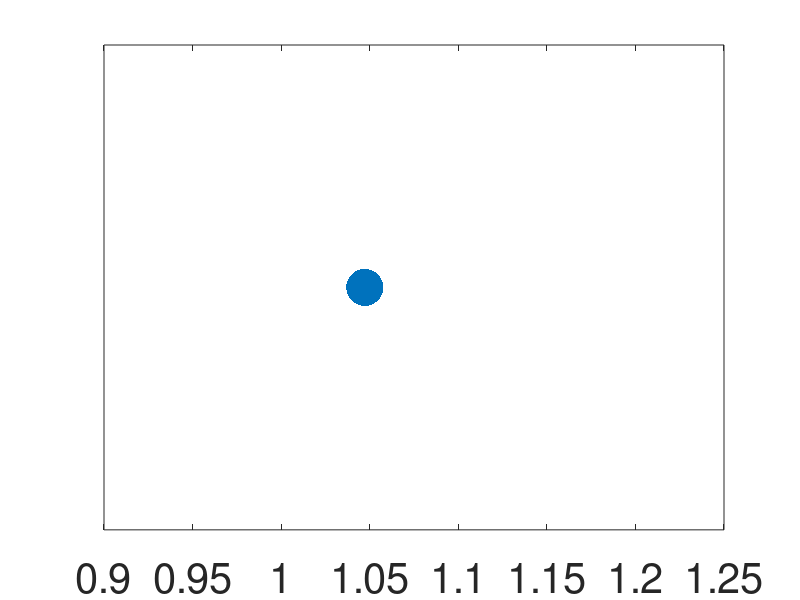

MATLAB code for this plot: (Note: this script raises an error after producing the figure.)
%N = 10^7;
N = 10;
t = [1:N];

v = zeros(1,N);
theta = v;

% theta1 = [0:2*pi/100:2*pi];
% x1 = 1.25*cos(theta1);
% y1 = 1.25*sin(theta1);
% x2 = 0.75*cos(theta1);
% y2 = 0.75*sin(theta1);

set(0,'DefaultAxesFontSize',30)

%gamma = .00001;
del = 31/2;
K = -(pi*exp(del^2/8.4))/(sin(pi*del));
mu = 1/K/2;

%v(1) = 5/(3*del);
v(1) = 0.1;
theta(1) = pi/3;

% writerObj = VideoWriter('ConstantSpeed.avi');
% writerObj.FrameRate = 10;
% open(writerObj);

for n = 1:N-1

    v(n+1) = mu*(v(n) + K*sin(del*v(n))*exp(-v(n)^2*del^2/(8.4*pi^2)));
    theta(n+1) = theta(n) + v(n+1);
    
%     x = cos(theta(1:n));
%     y = sin(theta(1:n));
    
    %h = plot(x,y,'o',x1,y1,'k',x2,y2,'k',x(n),y(n),'r.');
    h = plot(theta(n),0,'.');
    set(h(1),'MarkerSize',80);
    %set(h(4),'MarkerSize',20);
    %axis([-1.5 1.5 -1.5 1.5],'square');
    %axis off
    yticks([])
     
   txt = ['   ', num2str(n)];
    text(theta(n)-0.045,0.65, txt, 'Color', h.Color,'FontSize',20)
    hold on
    

%     frame = getframe(gcf);
%     writeVideo(writerObj,frame);
    
end

%     theta1 = [min(theta):2*pi/100:max(theta)];
%     x1 = 1.5*cos(theta1);
%     y1 = 1.5*sin(theta1);
%     x2 = 0.5*cos(theta1);
%     y2 = 0.5*sin(theta1);
% 
    h = plot([min(theta), max(theta)],[1, 1],'k',[min(theta), max(theta)],[-1, -1],'k');
    set(h(1),'LineWidth',4);
    set(h(2),'LineWidth',4);
    axis([min(theta) max(theta) -2 8])
    xlabel('\theta')

    ax = gca; % Get handle to current axes.
    ax.XColor = 'k'; % Red
    ax.YColor = 'w'; % Blue
    box off;

hold off

% close(writerObj)